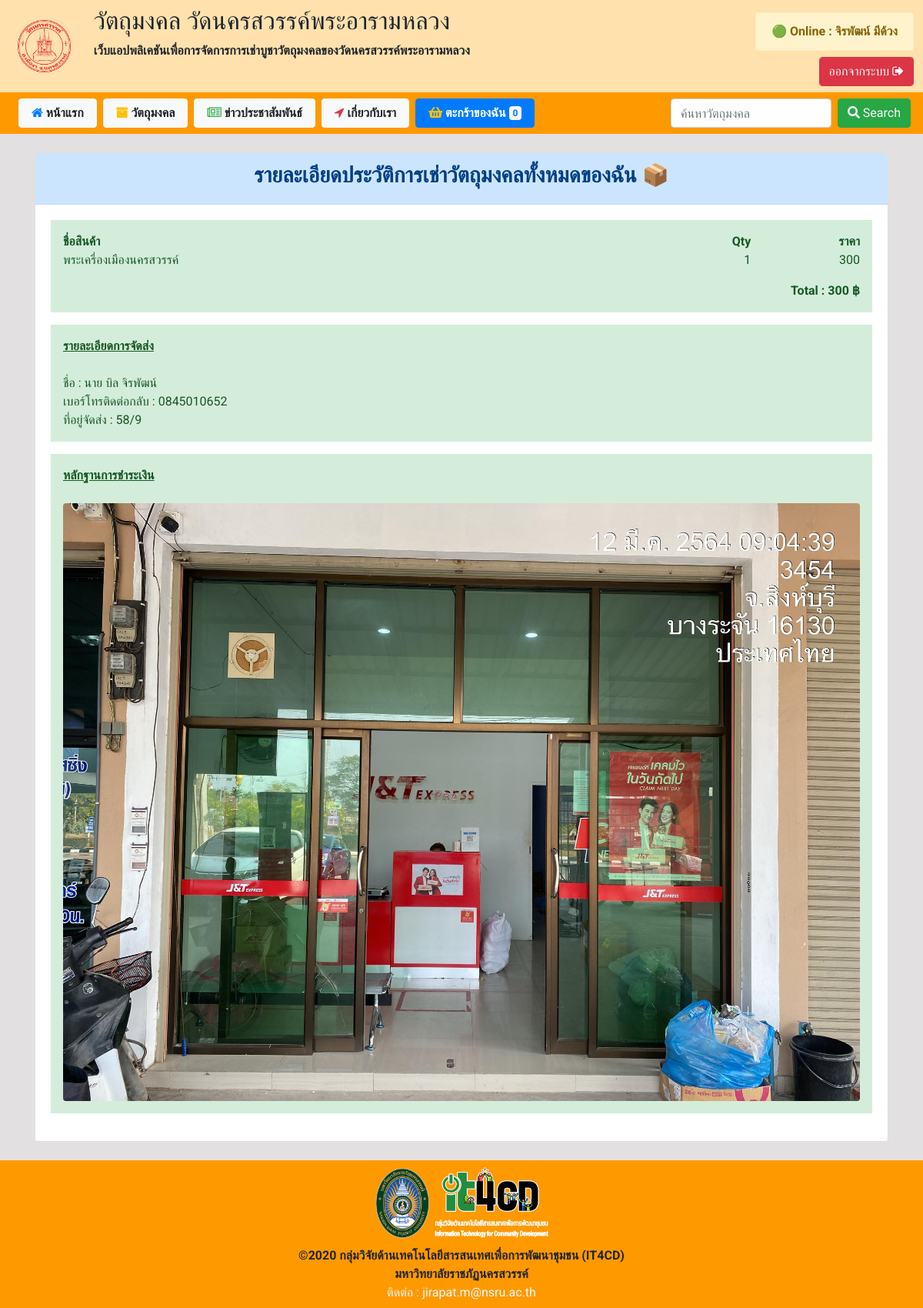
/index.php?p=veiw_save_basket&id4_save_basket=8 (signed in), run on the app's committed database.
### tables this page shows
CREATE TABLE `basket` (
  `id_basket` int(100) NOT NULL,
  `id_user` int(50) NOT NULL,
  `id_product` int(50) NOT NULL,
  `cover_basket` varchar(250) NOT NULL COMMENT 'รูป',
  `b_product_name` varchar(250) NOT NULL COMMENT 'ชื่อสินค้าที่เลือก',
  `b_product_price` varchar(100) NOT NULL COMMENT 'ราคาสินค้า/ชิ้น',
  `b_product_qty` varchar(100) NOT NULL COMMENT 'จำนวนสินค้า',
  `b_price` varchar(100) NOT NULL COMMENT 'ราคา',
  `status_basket` varchar(50) NOT NULL
);

CREATE TABLE `user` (
  `id` int(10) NOT NULL,
  `username` varchar(50) NOT NULL,
  `password` varchar(50) NOT NULL,
  `title_name` varchar(10) NOT NULL,
  `first_name` varchar(50) NOT NULL,
  `last_name` varchar(50) NOT NULL,
  `email` varchar(50) NOT NULL,
  `phone_number` varchar(10) NOT NULL,
  `profile_img` varchar(50) NOT NULL,
  `register_status` varchar(10) NOT NULL,
  `user_level` varchar(5) NOT NULL,
  `date_register` timestamp NOT NULL DEFAULT current_timestamp()
);

CREATE TABLE `save_basket` (
  `id_save_basket` int(100) NOT NULL,
  `id_user` int(10) NOT NULL,
  `id_basket` varchar(100) NOT NULL,
  `id_product` varchar(100) NOT NULL,
  `total_prod` varchar(20) NOT NULL,
  `phone_number` varchar(100) NOT NULL,
  `address_for_send` varchar(100) NOT NULL,
  `slip_img` varchar(150) NOT NULL DEFAULT 'wait',
  `date_time` timestamp NOT NULL DEFAULT current_timestamp() ON UPDATE current_timestamp(),
  `status_pay` varchar(50) NOT NULL DEFAULT 'not_pay'
);

### function.php (called while the page is built, shortened)
<?php
        class DB_conn{
            function __construct(){
                $conn = mysqli_connect(DB_server, DB_user, DB_password, DB_name);
                $this->dbcon = $conn;
            }
                }
                class shopSacredObj extends DB_conn{
                    public function runQuery($query){
                        $reS = mysqli_query($this->dbcon, $query);
                        return $reS;
                    }
                }
?>

### include_for_p/veiw_save_basket.php (the view, shortened to what this page needs)
<div class="container mt-4 mb-4">
    <div class="card min-vh-100">
        <div class="card-header text-center alert-primary">
            <h3 class="font-weight-bold ">รายละเอียดประวัติการเช่าวัตถุมงคลทั้งหมดของฉัน 📦</h3>
        </div>
        <div class="card-body">
            <div class="jumbotron jumbotron-fluid p-3 alert-success mb-3">
                <table class="w-100">
                    <thead>
                        <tr>
                            <th>ชื่อสินค้า</th>
                            <th class="text-right">Qty</th>
                            <th class="text-right">ราคา</th>
                        </tr>
                    </thead>
                    <tbody>
                        <?php
                        $queryThis = new shopSacredObj();
                        $sl_save_basket1 = $queryThis->runQuery("SELECT * FROM save_basket WHERE id_save_basket='$_GET[id4_save_basket]' ");
                        $fetch_SSB1 = mysqli_fetch_array($sl_save_basket1);
                        $sl_basket2 = $queryThis->runQuery("SELECT * FROM basket WHERE id_basket in($fetch_SSB1[id_basket])");
                    while($fetch_SB2 = mysqli_fetch_array($sl_basket2)){
                        ?>
                        <tr>
                            <td><?php echo $fetch_SB2['b_product_name']; ?></td>
                            <td class="text-right"><?php echo $fetch_SB2['b_product_qty']; ?></td>
                            <td class="text-right"><?php echo number_format($fetch_SB2['b_price']); ?></td>
                        </tr>
                        <?php }
                        $sl_basket3 = $queryThis->runQuery("SELECT sum(b_price) FROM basket WHERE id_basket in($fetch_SSB1[id_basket])");
                        $fetch_SB3 = mysqli_fetch_array($sl_basket3)
                    ?>
                        <tr>
                            <td colspan="3" class="text-right mr-2 pt-3 font-weight-bold">
                                Total : <?php echo number_format($fetch_SB3['sum(b_price)']);?> ฿
                            </td>
                        </tr>
                    </tbody>
                </table>
            </div>
            <div class="jumbotron jumbotron-fluid alert-success mb-3 p-3">
                <?php
                        $sl_user4 = $queryThis->runQuery("SELECT * FROM user WHERE id='$fetch_SSB1[id_user]' ");
                        $fetch_SU4 = mysqli_fetch_array($sl_user4);
                        ?>
                <strong><u>รายละเอียดการจัดส่ง</u> </strong><br><br>
                <text>ชื่อ :
                    <?php echo $fetch_SU4['title_name']." ".$fetch_SU4['first_name']." ".$fetch_SU4['last_name'] ; ?></text><br>
                <text>เบอร์โทรติดต่อกลับ : <?php echo $fetch_SSB1['phone_number'];?> </text><br>
                <text>ที่อยู่จัดส่ง : <?php echo $fetch_SSB1['address_for_send'];?></text><br>
            </div>
            <div class="jumbotron jumbotron-fluid alert-success mb-3 p-3">
                <strong><u>หลักฐานการชำระเงิน</u> </strong> <br><br>
                <?php
                        if($fetch_SSB1['slip_img'] =="wait"){
                            ?>
                <div class="m-1 alert alert-warning text-center">
                    <strong>ท่านยังไม่มีการอัพโหลดเอกสารหลักฐานการชำระเงิน</strong><br>
                    <small>(โปรดอัพเอกสารหลักฐานการชำระเงิน เช่น สลิป หรือ ใบเสร็จการโอนเงิน)</small>
                    <form action="index.php?p=veiw_save_basket&id4_save_basket=<?php echo $_GET['id4_save_basket'];?>"
                        method="post" enctype="multipart/form-data" class="was-validated">
                        <div class="custom-file mb-3 mt-2">
                            <input type="file" class="custom-file-input" id="validatedCustomFile" name="slip_img"
                                required>
                            <label class="custom-file-label" for="validatedCustomFile">เลือกไฟล์ รูปภาพ...</label>
                            <div class="invalid-feedback">โปรดเลือกไฟล์รูปภาพที่มีนามสกุลดังนี้ .png .jpg .jpeg</div>
                        </div>
                        <button class="btn btn-success" type="submit" name="sm_slip">บันทึก</button>
                    </form>
                </div>
                <?php
                        }else{
                        ?>
                            <img class="w-100 rounded " src="image/slip_chk/<?php echo$fetch_SSB1['slip_img']; ?>" alt="">
                            <?php
                        }
                      ?>
            </div>
        </div>
    </div>
</div>

### css/myself.css (style rules this page uses)
* { margin: 0px; padding: 0px; font-family: 'Roboto', sans-serif; }

### data on the page
basket: b_product_name "พระเครื่องเมืองนครสวรรค์", b_product_qty "1", b_price "300"
user: title_name "นาย", first_name "บิล", last_name "จิรพัฒน์"
save_basket: phone_number "0845010652", address_for_send "58/9", slip_img (picture)

### other printed values
$_SESSION['name'] "จิรพัฒน์"
$_SESSION['lname'] "มีด้วง"
$fetch4count['count(status_basket)'] "0"
$fetch_SB3['sum(b_price)'] "300"
